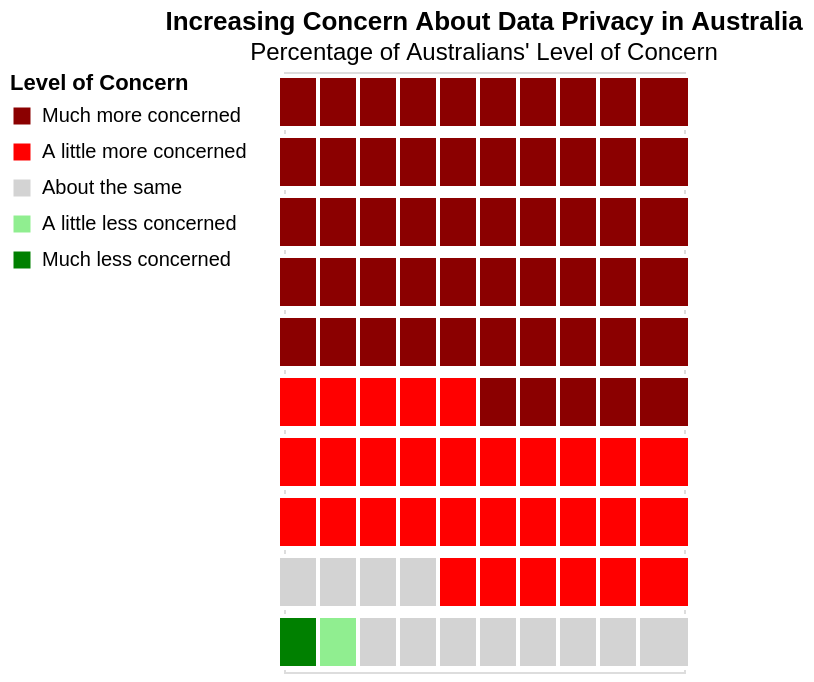

Describe this chart as a Vega-Lite specification.
### Vega-Lite specification from a JSON file in a GitHub repository (floating-point values rounded to 4 significant figures)
{"$schema": "https://vega.github.io/schema/vega-lite/v5.json", "description": "A 10x10 waffle chart with 5 categories.", "width": "container", "height": 300, "title": {"text": "Increasing Concern About Data Privacy in Australia", "subtitle": "Percentage of Australians' Level of Concern"}, "data": {"values": [{"category": "Much less concerned", "count": 1}, {"category": "A little less concerned", "count": 1}, {"category": "About the same", "count": 12}, {"category": "A little more concerned", "count": 31}, {"category": "Much more concerned", "count": 56}]}, "transform": [{"window": [{"op": "sum", "field": "count", "as": "cumulative"}], "frame": [null, 0]}, {"calculate": "datum.cumulative - datum.count", "as": "start_idx"}, {"calculate": "datum.cumulative", "as": "end_idx"}, {"window": [{"op": "row_number", "as": "row_num"}], "ignorePeers": true}, {"calculate": "sequence(0, 100)", "as": "grid"}, {"flatten": ["grid"]}, {"filter": "datum.grid >= datum.start_idx && datum.grid < datum.end_idx"}, {"calculate": "datum.grid % 10", "as": "x"}, {"calculate": "9 - floor(datum.grid / 10)", "as": "y"}, {"calculate": "datum.count / 100", "as": "percentage"}], "mark": {"type": "rect", "stroke": "white", "strokeWidth": 2, "width": 26, "height": 26}, "encoding": {"x": {"field": "x", "type": "ordinal", "axis": null}, "y": {"field": "y", "type": "ordinal", "axis": null}, "color": {"field": "category", "type": "nominal", "scale": {"range": ["lightgreen", "red", "lightgrey", "green", "darkred"]}, "legend": {"title": "Level of Concern", "values": ["Much more concerned", "A little more concerned", "About the same", "A little less concerned", "Much less concerned"], "orient": "left"}}, "tooltip": [{"field": "category", "type": "nominal", "title": "Level of Concern"}, {"field": "percentage", "type": "quantitative", "title": "Percentage of Australians", "format": ".0%"}]}}
